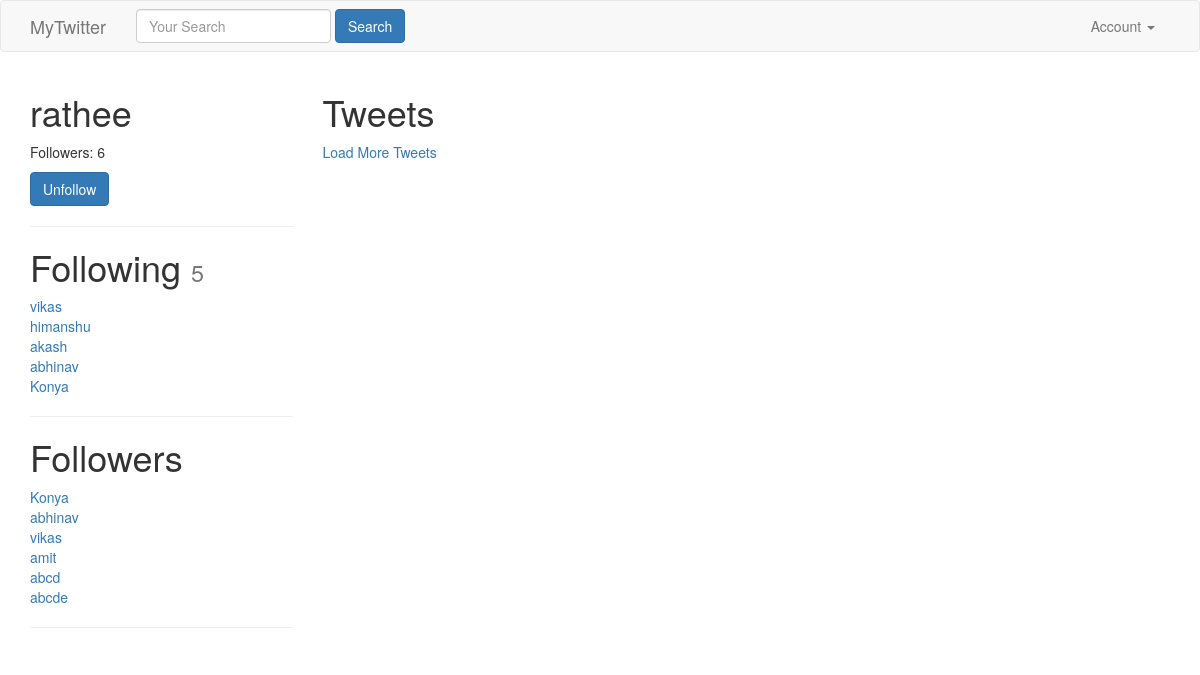
The app's page /rathee/ (signed in) with its own data.
### accounts/models.py (models this page shows, shortened)
class UserProfile(models.Model):
    user        = models.OneToOneField(settings.AUTH_USER_MODEL, related_name='profile') # user.profile
    following   = models.ManyToManyField(settings.AUTH_USER_MODEL, blank=True, related_name='followed_by')
    objects = UserProfileManager() # UserProfile.objects.all()
    def get_following(self):
        users  = self.following.all() # User.objects.all().exclude(username=self.user.username)
        return users.exclude(username=self.user.username)
    def get_follow_url(self):
        return reverse_lazy("profiles:follow" , kwargs= {"username":self.user.username} )
    def get_absolute_url(self):
          return reverse_lazy("profiles:detail" , kwargs= {"username":self.user.username})

### accounts/views.py (the view)
# urls.py: url(r'^(?P<username>[\w.@+-]+)/$', UserDetailView.as_view(),name="detail"), #pk --> dynamic url routing
class UserDetailView(DetailView):
	template_name = 'accounts/user_detail.html'
	queryset= User.objects.all()
	def get_object(self):
		return get_object_or_404(User, username__iexact = self.kwargs.get('username'))
	def get_context_data(self,*args,**kwargs):
		context = super(UserDetailView,self).get_context_data(*args,**kwargs)
		following = UserProfile.objects.is_following(self.request.user, self.get_object())
		context['following'] = following
		context['recommended'] = UserProfile.objects.recommended(self.request.user)
		return context

### accounts/models.py (called while the page is built)
    def all(self):
        qs = self.get_queryset().all()
        try:
            if self.instance:
                qs = qs.exclude(user=self.instance)
        except:
            pass
        return qs

    def is_following(self,user,followed_by_user):
        user_profile, created = UserProfile.objects.get_or_create(user = user)
        if created:
            return False
        if followed_by_user in user_profile.following.all():
            return True
        return False

    def recommended(self, user,limit_to= 10):
        profile = user.profile
        following=profile.following.all()
        following=profile.get_following()
        qs = self.get_queryset().exclude(user__in = following).exclude(id = profile.id).order_by("?")[:limit_to]
        return qs

### accounts/templates/accounts/user_detail.html (shortened to what this page needs)
{% extends "base.html" %}
{% block title %} Detailed Tweet | {{ block.super}}{% endblock title %} {% block content %}
<div class="row">
    <div class="col-sm-3 col-xs-12 " style="background-color: white">
        <h1>{{ object.username }}</h1>
        <p>Followers: {{ object.followed_by.all.count }}</p>
        <p><a class="btn btn-primary" href='{{ object.profile.get_follow_url }}'>
        {% if following %}Unfollow
        {% else %} Follow
        {% endif %}</a></p>
    <hr/>
    <h1>Following <small> {{ object.profile.get_following.count  }} </small></h1>
    {% for user in object.profile.get_following %}
    <a href="/{{user.username}}">
    {{ user.username }} </a><br/>
    {% empty %}
    <h3>Not following any user</h3>
    {% endfor %}
    <hr/>
    <h1>Followers  </h1>
    {% for profile in object.followed_by.all %}
    <a href="/{{ profile.user.username }}">
    {{ profile.user.username }}</a> <br/>
    {% empty %}
    <h3>Not followed by  any user</h3>
    {% endfor %}
    <hr/>
    </div>
    <div class="col-sm-9 col-xs-12">
    <h1>Tweets</h1>
        <a href="#" id="loadmore">Load More Tweets</a>
    </div>
</div>
{% endblock content %}

### records on screen
UserProfile: user.username "Konya"
UserProfile: user.username "abhinav"
UserProfile: user.username "vikas"
UserProfile: user.username "amit"
UserProfile: user.username "abcd"
UserProfile: user.username "abcde"

### other values on screen
{{ object.username }} "rathee"
{{ object.followed_by.all.count }} "6"
{{ object.profile.get_following.count }} "5"
{{ user.username }} "vikas"
{{ user.username }} "himanshu"
{{ user.username }} "akash"
{{ user.username }} "abhinav"
{{ user.username }} "Konya"
